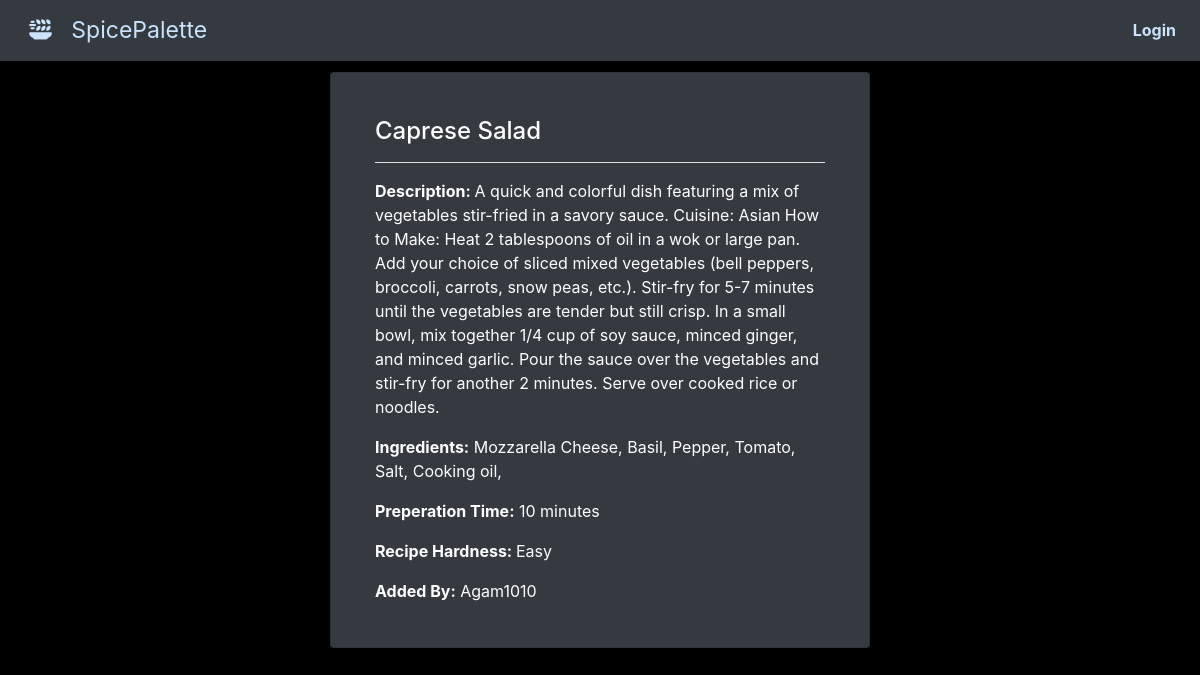
Page /recipe_full/21/ on the committed database.
### recipeapp/models.py (models this page shows, shortened)
class Recipe(models.Model):
    user=models.ForeignKey(User,on_delete=models.CASCADE,null=True, blank=True)  #SET_DEFAULT : default vales are written SET_NULL using this instead of getting deleted we get NULL values
    recipe_name=models.CharField(max_length=100)
    recipe_description=models.TextField()
    recipe_image=models.ImageField(upload_to="images_db")
    recipe_view_count=models.IntegerField(default=0)
    recipe_hardness=models.CharField(max_length=100,default='Professional')
    recipe_time=models.IntegerField(default=60, blank=True, null=True) #amount of time in minutes
    recipe_cuisine=models.CharField(cuisine,blank=True, default='earth',max_length=50)
    recipe_ingredient = models.ManyToManyField(ingredientItem,  blank=True)
    recipe_private=models.BooleanField(default=False)

class ingredientItem(models.Model):
    name = models.CharField(max_length=50)

### recipeapp/views.py (the view)
# urls.py: path('recipe_full/<id>/',recipe_full,name="recipe_full"),
def recipe_full(request,id):
    queryset=Recipe.objects.all().get(id=id)
    context={
             'page':'recipe_full',
             'obj':queryset,
            }
    return render(request,'recipeapp/recipe_full.html',context)

### recipeapp/templates/recipeapp/recipe_full.html (shortened to what this page needs)
{% extends "base.html" %}
{% block start%}
<div class="container">
    <div class="row justify-content-center">
        <div class="col-md-6">
            <div class="card bg-dark text-white p-4">
                <div class="card-body">
                    <h4 class="card-title">{{obj.recipe_name}}</h4>
                    <hr class="bg-light">
                    <p class="card-text justify-content-around"><strong>Description: </strong> {{obj.recipe_description}}</p>
                    <p class="card-text"><strong>Ingredients:</strong>
                        {% for ingredient in obj.recipe_ingredient.all %}
                        {{ ingredient.name }},
                        {% endfor %}</p>
                    <p class="card-text"><strong>Preperation Time:</strong> {{obj.recipe_time}} minutes</p>
                    <p class="card-text"><strong>Recipe Hardness: </strong> {{obj.recipe_hardness}}</p>
                    <p class="card-text"><strong>Added By:</strong> {{obj.user}}</p>
                </div>
            </div>
        </div>
    </div>
</div>
<br>
{% endblock  %}

### recipeapp/templates/base.html (style rules this page uses)
:root { --primary-color: #cbe3fc; --text-color: #ffffff; --background-color: #000000; }
body { background-color: #000; color: #cbe3fc; }

### rows in the picture
Recipe: recipe_name "Caprese Salad", recipe_description "A quick and colorful dish featuring a mix of vegetables stir-fried in a savory sauce. Cuisine: Asian How to Make: Heat 2 tablespoons of oil in a wok or large pan. Add your choice of sliced mixed vegetables (bell peppers, broccoli, carrots, snow peas, etc.). Stir-fry for 5-7 minutes until the vegetables are tender but still crisp. In a small bowl, mix together 1/4 cup of soy sauce, minced ginger, and minced garlic. Pour the sauce over the vegetables and stir-fry for another 2 minutes. Serve over cooked rice or noodles.", recipe_time "10", recipe_hardness "Easy", user "Agam1010"
ingredientItem: name "Mozzarella Cheese"
ingredientItem: name "Basil"
ingredientItem: name "Pepper"
ingredientItem: name "Tomato"
ingredientItem: name "Salt"
ingredientItem: name "Cooking oil"
